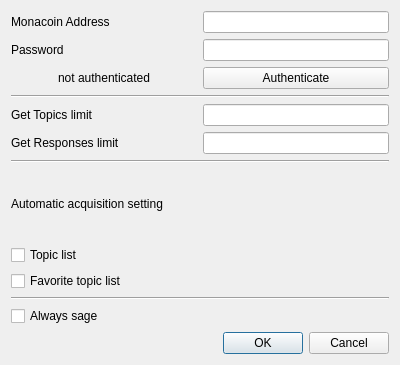
<?xml version="1.0" encoding="UTF-8"?>
<ui version="4.0">
 <class>config</class>
 <widget class="QDialog" name="config">
  <property name="geometry">
   <rect>
    <x>0</x>
    <y>0</y>
    <width>400</width>
    <height>365</height>
   </rect>
  </property>
  <property name="windowTitle">
   <string>Dialog</string>
  </property>
  <layout class="QGridLayout" name="gridLayout">
   <item row="11" column="0">
    <spacer name="horizontalSpacer_5">
     <property name="orientation">
      <enum>Qt::Horizontal</enum>
     </property>
     <property name="sizeHint" stdset="0">
      <size>
       <width>185</width>
       <height>20</height>
      </size>
     </property>
    </spacer>
   </item>
   <item row="1" column="0" colspan="2">
    <widget class="Line" name="line">
     <property name="orientation">
      <enum>Qt::Horizontal</enum>
     </property>
    </widget>
   </item>
   <item row="4" column="0" colspan="2">
    <layout class="QVBoxLayout" name="verticalLayout_5">
     <item>
      <widget class="QLabel" name="label_3">
       <property name="text">
        <string>Automatic acquisition setting</string>
       </property>
      </widget>
     </item>
     <item>
      <widget class="QCheckBox" name="aa_topic_list">
       <property name="text">
        <string>Topic list</string>
       </property>
      </widget>
     </item>
     <item>
      <widget class="QCheckBox" name="aa_fav_topic_list">
       <property name="text">
        <string>Favorite topic list</string>
       </property>
      </widget>
     </item>
    </layout>
   </item>
   <item row="11" column="1">
    <widget class="QDialogButtonBox" name="buttons">
     <property name="standardButtons">
      <set>QDialogButtonBox::Cancel|QDialogButtonBox::Ok</set>
     </property>
    </widget>
   </item>
   <item row="2" column="0" colspan="2">
    <layout class="QHBoxLayout" name="horizontalLayout_5">
     <item>
      <layout class="QVBoxLayout" name="verticalLayout_4">
       <item>
        <layout class="QHBoxLayout" name="horizontalLayout_8">
         <item>
          <widget class="QLabel" name="label_2">
           <property name="text">
            <string>Get Topics limit</string>
           </property>
          </widget>
         </item>
         <item>
          <spacer name="horizontalSpacer_7">
           <property name="orientation">
            <enum>Qt::Horizontal</enum>
           </property>
           <property name="sizeHint" stdset="0">
            <size>
             <width>40</width>
             <height>20</height>
            </size>
           </property>
          </spacer>
         </item>
        </layout>
       </item>
       <item>
        <layout class="QHBoxLayout" name="horizontalLayout_6">
         <item>
          <widget class="QLabel" name="label">
           <property name="text">
            <string>Get Responses limit</string>
           </property>
          </widget>
         </item>
         <item>
          <spacer name="horizontalSpacer_6">
           <property name="orientation">
            <enum>Qt::Horizontal</enum>
           </property>
           <property name="sizeHint" stdset="0">
            <size>
             <width>40</width>
             <height>20</height>
            </size>
           </property>
          </spacer>
         </item>
        </layout>
       </item>
      </layout>
     </item>
     <item>
      <layout class="QVBoxLayout" name="verticalLayout_3">
       <item>
        <widget class="QLineEdit" name="topics_limit"/>
       </item>
       <item>
        <widget class="QLineEdit" name="responses_limit"/>
       </item>
      </layout>
     </item>
    </layout>
   </item>
   <item row="9" column="0" colspan="2">
    <widget class="Line" name="line_3">
     <property name="orientation">
      <enum>Qt::Horizontal</enum>
     </property>
    </widget>
   </item>
   <item row="0" column="0" colspan="2">
    <layout class="QHBoxLayout" name="userLayout">
     <item>
      <layout class="QVBoxLayout" name="verticalLayout_2">
       <item>
        <layout class="QHBoxLayout" name="horizontalLayout_3">
         <item>
          <widget class="QLabel" name="label_address">
           <property name="text">
            <string>Monacoin Address</string>
           </property>
          </widget>
         </item>
         <item>
          <spacer name="horizontalSpacer">
           <property name="orientation">
            <enum>Qt::Horizontal</enum>
           </property>
           <property name="sizeHint" stdset="0">
            <size>
             <width>40</width>
             <height>20</height>
            </size>
           </property>
          </spacer>
         </item>
        </layout>
       </item>
       <item>
        <layout class="QHBoxLayout" name="horizontalLayout_2">
         <item>
          <widget class="QLabel" name="label_password">
           <property name="text">
            <string>Password</string>
           </property>
          </widget>
         </item>
         <item>
          <spacer name="horizontalSpacer_2">
           <property name="orientation">
            <enum>Qt::Horizontal</enum>
           </property>
           <property name="sizeHint" stdset="0">
            <size>
             <width>40</width>
             <height>20</height>
            </size>
           </property>
          </spacer>
         </item>
        </layout>
       </item>
       <item>
        <layout class="QHBoxLayout" name="horizontalLayout">
         <item>
          <spacer name="horizontalSpacer_3">
           <property name="orientation">
            <enum>Qt::Horizontal</enum>
           </property>
           <property name="sizeHint" stdset="0">
            <size>
             <width>40</width>
             <height>20</height>
            </size>
           </property>
          </spacer>
         </item>
         <item>
          <widget class="QLabel" name="label_user">
           <property name="text">
            <string>not authenticated</string>
           </property>
          </widget>
         </item>
         <item>
          <spacer name="horizontalSpacer_4">
           <property name="orientation">
            <enum>Qt::Horizontal</enum>
           </property>
           <property name="sizeHint" stdset="0">
            <size>
             <width>40</width>
             <height>20</height>
            </size>
           </property>
          </spacer>
         </item>
        </layout>
       </item>
      </layout>
     </item>
     <item>
      <layout class="QVBoxLayout" name="verticalLayout">
       <item>
        <widget class="QLineEdit" name="address"/>
       </item>
       <item>
        <widget class="QLineEdit" name="password">
         <property name="echoMode">
          <enum>QLineEdit::Password</enum>
         </property>
        </widget>
       </item>
       <item>
        <widget class="QPushButton" name="auth_button">
         <property name="text">
          <string>Authenticate</string>
         </property>
        </widget>
       </item>
      </layout>
     </item>
    </layout>
   </item>
   <item row="3" column="0" colspan="2">
    <widget class="Line" name="line_2">
     <property name="orientation">
      <enum>Qt::Horizontal</enum>
     </property>
    </widget>
   </item>
   <item row="10" column="0" colspan="2">
    <widget class="QCheckBox" name="always_sage">
     <property name="text">
      <string>Always sage</string>
     </property>
    </widget>
   </item>
  </layout>
 </widget>
 <resources/>
 <connections/>
</ui>
